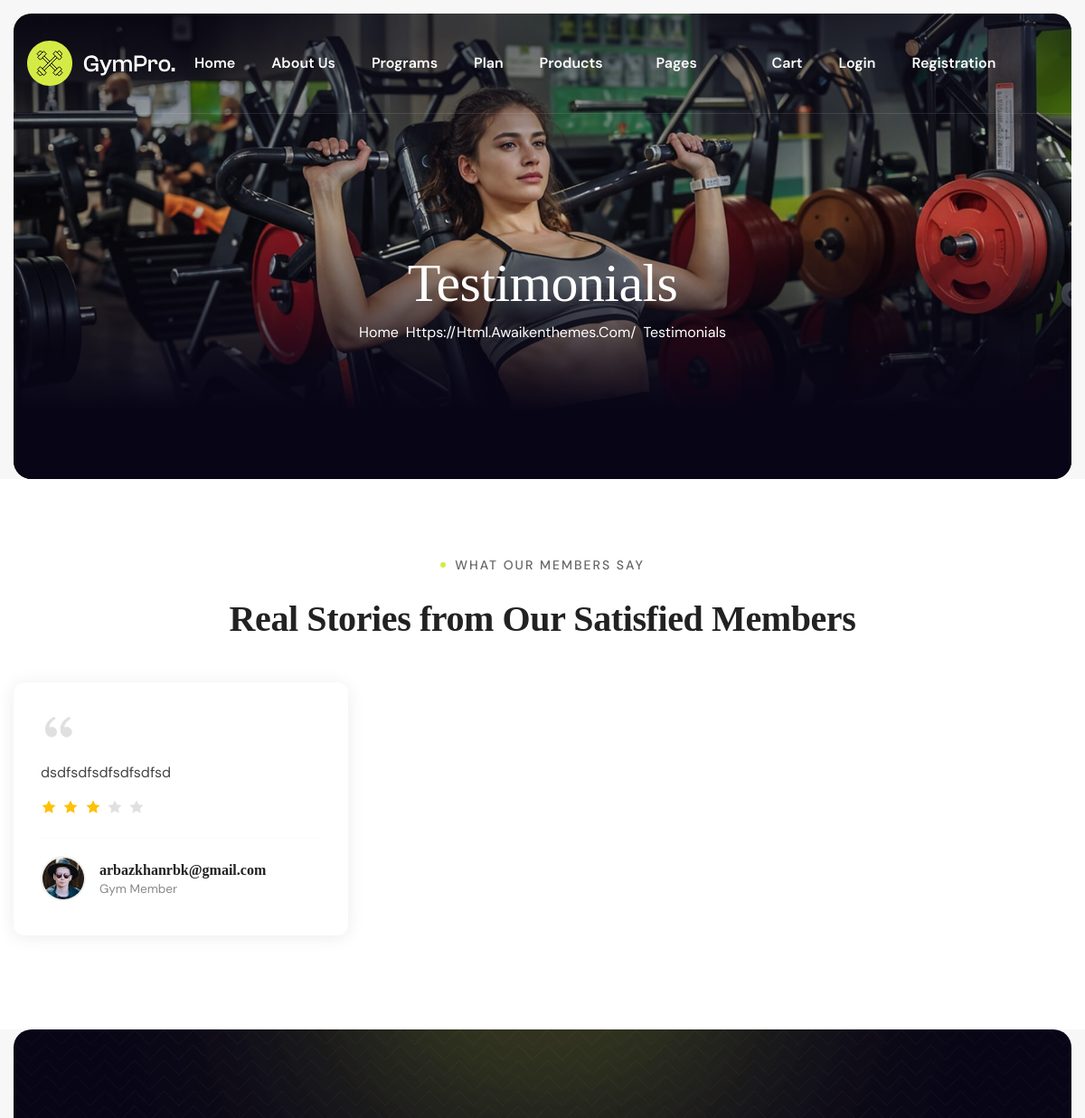
Before: /testimonials/ (upper part) with the older database file.
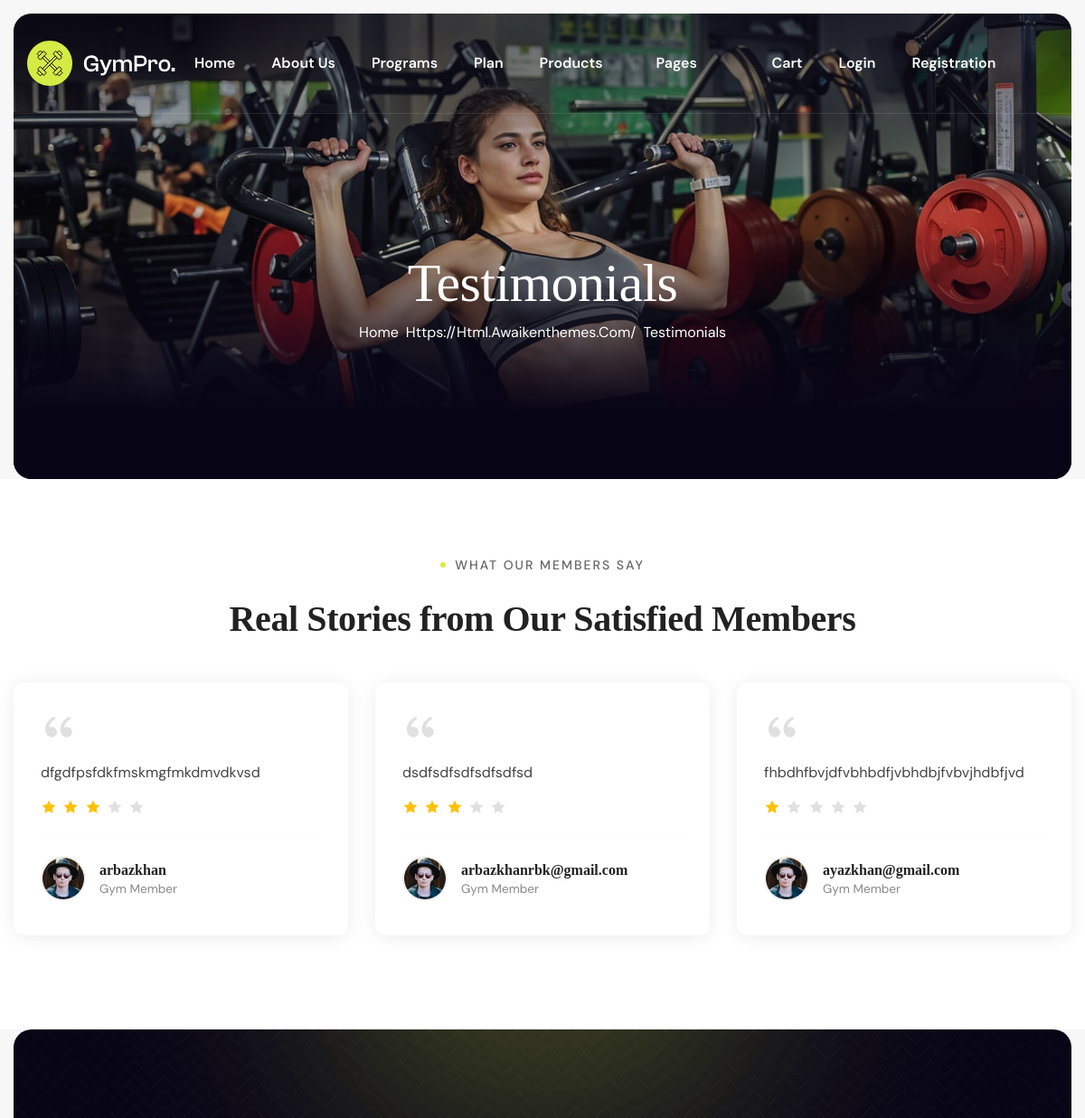
After: the same page with the newer database file.
### GYM/models.py (models this page shows, shortened)
class Feedback(models.Model):
    user = models.ForeignKey(User,on_delete=models.CASCADE)
    title = models.CharField(max_length=100)
    message = models.TextField()
    ratting = models.PositiveIntegerField(default=3, validators=[MinValueValidator(1), MaxValueValidator(5)])
    submitted_at = models.DateTimeField(auto_now_add=True)

### GYM/views.py (the view)
# urls.py: path('testimonials/', views.testimonials, name='testimonials'),
def testimonials(request):
    review_list = Feedback.objects.all().order_by('-ratting', '-id')
    paginator = Paginator(review_list, 6) # Ek page par sirf 6 reviews
    page_number = request.GET.get('page')
    review = paginator.get_page(page_number)
    return render(request, 'GYM/testimonials.html', {'review': review})

### GYM/context_processors.py (called while the page is built, shortened)
def subscription_context(request):
    return {
        'has_active_subscription': False,
        'user_subscription': None,
        'user_plan_level': -1,
        'user_plan_name': 'Guest',
        'is_silver_or_above': False,
        'is_pro': False,
    }

### GYM/templates/GYM/testimonials.html (shortened to what this page needs)
{% extends "GYM/base.html" %}
{% load static %}
{% block content %}
    <div class="page-header bg-section dark-section parallaxie">
        <div class="container">
            <div class="row">
                <div class="col-lg-12">
                    <div class="page-header-box">
                        <h1 class="text-anime-style-3" data-cursor="-opaque">Testimonials</h1>
                        <nav class="wow fadeInUp">
                            <ol class="breadcrumb">
                                <li class="breadcrumb-item"><a href="{% url 'home' %}">home</a></li>
                                <li class="breadcrumb-item active" aria-current="page">Testimonials</li>
                            </ol>
                        </nav>
                    </div>
                </div>
            </div>
        </div>
    </div>
    <div class="testimonials" style="background: #fff; padding: 80px 0;">
        <div class="container">
            <div class="section-title text-center mb-5">
                <span class="section-sub-title wow fadeInUp" style="color: #666; font-size: 14px; text-transform: uppercase; letter-spacing: 2px;">What Our Members Say</span>
                <h2 class="text-anime-style-3 mt-2" data-cursor="-opaque" style="font-size: 2.5rem; font-weight: 700; color: #222;">Real Stories from Our Satisfied Members</h2>
            </div>
            <div class="row">
                {% for review in review %}
                <div class="col-md-6 col-lg-4 mb-4">
                    <div class="testimonial-card" style="background: #fff; border-radius: 12px; padding: 30px; box-shadow: 0 2px 20px rgba(0,0,0,0.08); min-height: 280px; transition: transform 0.3s ease, box-shadow 0.3s ease;">
                        <div class="quote-icon mb-3">
                        </div>
                        <div class="testimonial-text mb-3">
                            <p style="font-size: 1rem; line-height: 1.7; color: #444; margin: 0;">{{ review.message }}</p>
                        </div>
                        <div class="star-rating mb-4">
                            {% with rating=review.ratting|default:0|floatformat:1 %}
                                {% with rating_int=rating|floatformat:0 %}
                                    {% for i in "12345" %}
                                        {% if forloop.counter <= rating_int|add:0 %}
                                            <svg width="18" height="18" viewBox="0 0 24 24" fill="#FFC107" xmlns="http://www.w3.org/2000/svg" style="display: inline-block; margin-right: 2px;">
                                                <path d="M12 2l3.09 6.26L22 9.27l-5 4.87 1.18 6.88L12 17.77l-6.18 3.25L7 14.14 2 9.27l6.91-1.01L12 2z"/>
                                            </svg>
                                        {% else %}
                                            <svg width="18" height="18" viewBox="0 0 24 24" fill="#e0e0e0" xmlns="http://www.w3.org/2000/svg" style="display: inline-block; margin-right: 2px;">
                                                <path d="M12 2l3.09 6.26L22 9.27l-5 4.87 1.18 6.88L12 17.77l-6.18 3.25L7 14.14 2 9.27l6.91-1.01L12 2z"/>
                                            </svg>
                                        {% endif %}
                                    {% endfor %}
                                {% endwith %}
                            {% endwith %}
                        </div>
                        <hr style="border: none; border-top: 1px solid #eee; margin: 20px 0;">
                        <div class="testimonial-author d-flex align-items-center">
                            <div class="author-image" style="margin-right: 15px;">
                                {% if review.user.profile_image %}
                                    <img src="{{ review.user.profile_image.url }}" alt="{{ review.user.username }}" style="width: 50px; height: 50px; border-radius: 50%; object-fit: cover; border: 2px solid #f0f0f0;">
                                {% else %}
                                    <img src="{% static 'images/author-1.jpg' %}" alt="{{ review.user.username }}" style="width: 50px; height: 50px; border-radius: 50%; object-fit: cover; border: 2px solid #f0f0f0;">
                                {% endif %}
                            </div>
                            <div class="author-info">
                                <h4 style="font-size: 1rem; font-weight: 600; color: #222; margin: 0 0 3px 0;">{{ review.user.get_full_name|default:review.user.username }}</h4>
                                <span style="font-size: 0.85rem; color: #888;">Gym Member</span>
                            </div>
                        </div>
                    </div>
                </div>
                {% empty %}
                <div class="col-12 text-center">
                    <p style="color: #666; font-size: 1.1rem;">No testimonials available yet.</p>
                </div>
                {% endfor %}
            </div>
        </div>
    </div>
{% endblock %}

### GYM/templates/GYM/base.html (shortened to what this page needs)
<!DOCTYPE html>
<html lang="zxx">
<head>
    {% load static %}
    <link href="{% static 'css/bootstrap.min.css' %}" rel="stylesheet">
    <link href="{% static 'css/slicknav.min.css' %}" rel="stylesheet">
    <link rel="stylesheet" href="{% static 'css/swiper-bundle.min.css' %}">
    <link href="{% static 'css/all.min.css' %}" rel="stylesheet">
    <link href="{% static 'css/animate.css' %}" rel="stylesheet">
    <link rel="stylesheet" href="{% static 'css/magnific-popup.css' %}">
    <link rel="stylesheet" href="{% static 'css/mousecursor.css' %}">
    <link href="{% static 'css/custom.css' %}" rel="stylesheet">
</head>
<body>
    <header class="main-header">
        <div class="header-sticky">
            <nav class="navbar navbar-expand-lg">
                <div class="container">
                    <a class="navbar-brand" href="{% url 'home' %}"><img src="{% static 'images/logo.svg' %}" alt="Logu"></a>
                    <div class="collapse navbar-collapse main-menu">
                        <ul class="navbar-nav mr-auto" id="menu">
                            <li class="nav-item"><a class="nav-link" href="{% url 'home' %}">Home</a>
                            </li>
                            <li class="nav-item"><a class="nav-link" href="{% url 'about' %}">About Us</a></li>
                            <li class="nav-item"><a class="nav-link" href="{% url 'programs' %}">Programs</a></li>
                            {% if has_active_subscription %}
                            <li class="nav-item"><a class="nav-link" href="{% url 'pricing' %}" style="color: #CDEA26;"><i class="fa-solid fa-crown"></i> {{ user_plan_name }}</a></li>
                            {% else %}
                            <li class="nav-item"><a class="nav-link" href="{% url 'pricing' %}">Plan</a></li>
                            {% endif %}
                            <li class="nav-item submenu"><a class="nav-link" href="#">Products</a>
                            </li>
                            <li class="nav-item submenu"><a class="nav-link" href="#">Pages</a>
                            </li>
                            <li class="nav-item"><a class="nav-link" href="{% url 'showcart' %}"><i class="fa-solid fa-cart-shopping"></i> Cart</a></li>
                            {% if request.user.is_authenticated %}
                            <li class="nav-item"><a class="nav-link" href="{% url 'orders' %}">{{ request.user.username }}</a></li>
                            <li class="nav-item"><a class="nav-link" href="{% url 'logout' %}">Logout</a></li>
                            {% else %}
                            <li class="nav-item"><a class="nav-link" href="{% url 'loginview' %}">Login</a></li>
                            <li class="nav-item"><a class="nav-link" href="{% url 'customer_registration' %}">Registration</a></li>
                            {% endif %}
                        </ul>
                    </div>
                </div>
            </nav>
        </div>
    </header>
    {% block content %}{% endblock %}
<footer class="main-footer bg-section dark-section">
    </footer>
</body>
</html>

### GYM/templates/GYM/chatbot_widget.html (shortened to what this page needs)
{% load static %}

### GYM/templates/GYM/testimonials.html (style rules this page uses)
.star-rating svg { vertical-align: middle; }

Changed rows visible on the page:
added Feedback: message "dfgdfpsfdkfmskmgfmkdmvdkvsd", ratting 3 (drawn), user.get_full_name "arbazkhan"
added Feedback: message "fhbdhfbvjdfvbhbdfjvbhdbjfvbvjhdbfjvd", ratting 1 (drawn), user.get_full_name "ayazkhan@gmail.com"
